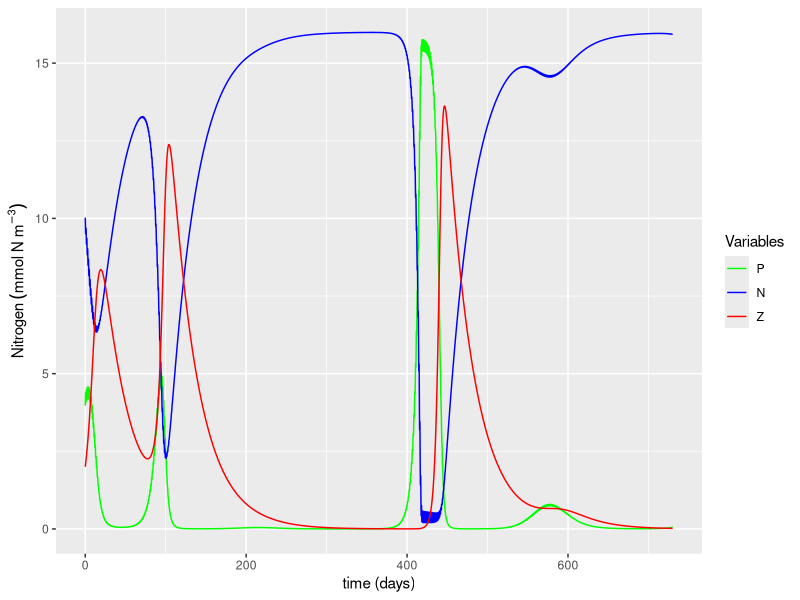

Recreate this plot in R.
library(ggplot2)

# Framework
days <- 365 * 2    # number of days of experiment run (units: days)
dt   <- 0.01  # time-step  (units: days)

# Parameters
mu     <- 0.5   # growth rate of phytoplankton (units: d^-1)
K      <- 1     # half-saturation for nutrient absoption by phytoplankton (units: mmolN m^-3)
gamma  <- 0.4   # growth rate of zooplankton (units: d^-1)
Lambda <- 0.1   # initial slope of ingestion saturation of zooplankton (units: mmol N^-1 m^3)
alpha  <- 0.004 # initial slope of P vs I curve (units: {mmolN m^-3}^-1)
psi    <- 0.01  # half-saturation for phytoplankton absoption by mussels (units: mmolN m^-3)
mP     <- 0.07  # mortality rate of phytoplankton (units: d^-1)
mZ     <- 0.03  # mortality rate of zooplankton (units: d^-1)

# Initial conditions
Pinitial <- 4  # initial phytoplankton concentration (units: mmolN m^-3)
Ninitial <- 10 # initial nutrients concentration (units: mmolN m^-3)
Zinitial <- 2  # initial zooplankton concentration (units: mmolN m^-3)

# Chores (calculate number of steps, create time vector, create zero vectors, ...)
NoSTEPS <- as.integer(days / dt) # Calculates the number of steps by dividing days by dt and rounding down
time <- seq(from = 0, to = days, length = NoSTEPS) # Create time vector of equally spaced numbers from zero to "days"
P <- numeric(NoSTEPS)      # Make Phytoplankton "empty" vector by making a vector array of zeros (size: NoSTEPS rows by ONE column) (units: mmolN m^-3) 
N <- numeric(NoSTEPS)      # Make Nutrients "empty" vector (same process as above) (units: mmolN m^-3)
Z <- numeric(NoSTEPS)      # Make Zooplankton "empty" vector (same process as above) (units: mmolN m^-3)
L_N <- numeric(NoSTEPS)    # Make "Limitation of N on Phytoplankton" empty vector (same process as above) (units: dimensionless)
L_P <- numeric(NoSTEPS)    # Make "Limitation of P on Zooplankton" empty vector (same process as above) (units: dimensionless)
I  <- numeric(NoSTEPS)     # Make Light (I) "empty" vector (same process as above)  (units: umol m^-2 s^-1)
L_I <- numeric(NoSTEPS)    # Make "Limitation of I on Phytoplankton" empty vector (same process as above)  (units: dimensionless)


# Creating sunlight ------------------------------------------------------------
for (i in 1:length(I)) {
  I[i] <- 600 * sin((2 * pi * time[i])/1) + 500 * sin((2*pi*time[i])/365) # Eq 14
  
  # We can't have negative light. Make negative values equal to zero
  if (I[i] < 0) {
    I[i] <- 0
  }
}


# Initializing with initial conditions -----------------------------------------
P[1] <- Pinitial # Initializing phytoplankton vector
N[1] <- Ninitial # Initializing nutrients vector
Z[1] <- Zinitial # Initializing zooplankton vector


# ******************************************************************************
# MAIN MODEL LOOP **************************************************************
for (t in 1:(NoSTEPS-1)) {
  L_N[t] <- N[t]/(K+N[t])       # Calculate Limitation due to (low) nutrients on phytoplankton. Eq. 12 
  L_P[t] <- 1-exp(-Lambda*P[t]) # Calculate Limitation due to (low) phytoplankton on zooplankton. Eq. 13
  L_I[t] <- 1-exp(-alpha*I[t])  # Calculate Limitation due to (low) light on phytoplankton Eq. 16
  
  # Estimate model state at time t+1 
  P[t+1] <- P[t] + (((mu*L_N[t]*L_I[t]*P[t]) - (gamma*L_P[t]*Z[t]) - (mP*P[t])) * dt) # Eq. 9
  N[t+1] <- N[t] + (((mP*P[t]) + (mZ*Z[t]) - (mu*L_N[t]*L_I[t]*P[t])) * dt)           # Eq. 10
  Z[t+1] <- Z[t] + (((gamma*L_P[t]*Z[t]) - (mZ*Z[t])) * dt)                           # Eq. 11
}
# end of main model LOOP********************************************************
# ******************************************************************************


# For cleanliness, let's pack everything into a data frame
output <- data.frame(time=time,
                     N=N,
                     P=P,
                     Z=Z)

# Print to screen
print("Model run is done!")  


# Plotting ---------------------------------------------------------------------
# Plot 1: Main variables
ggplot(data = output, aes(x=time)) +
  geom_line(aes(y = P, color="P")) +
  geom_line(aes(y = N, color="N")) +
  geom_line(aes(y = Z, color="Z")) +
  labs(x = "time (days)",
       y = expression(Nitrogen~(mmol~N~m^-3))) +
  scale_color_manual("Variables",
                     breaks = c("P", "N", "Z"),
                     labels = c("P", "N", "Z"),
                     values = c("green", "blue", "red"))